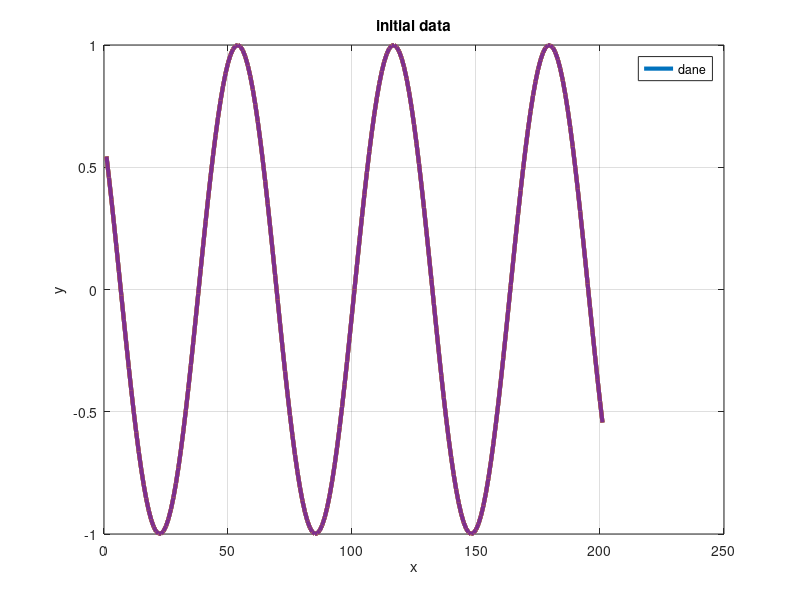
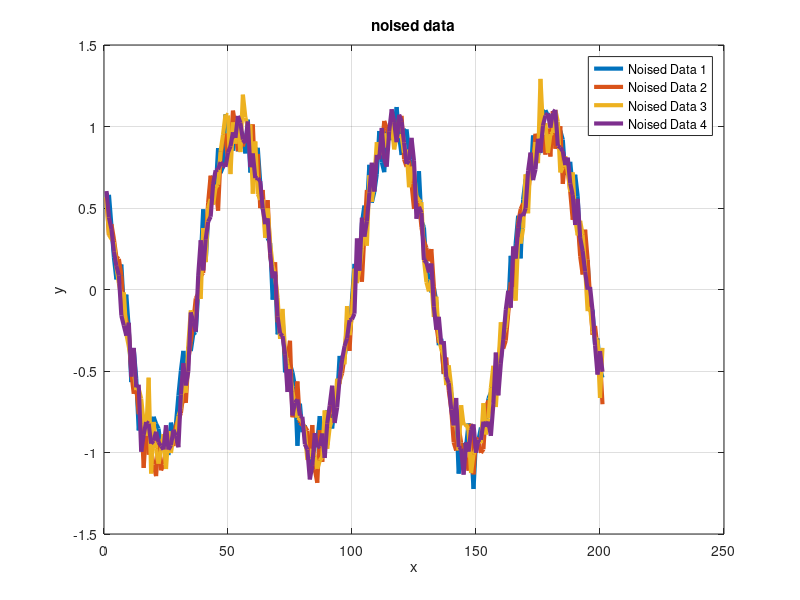
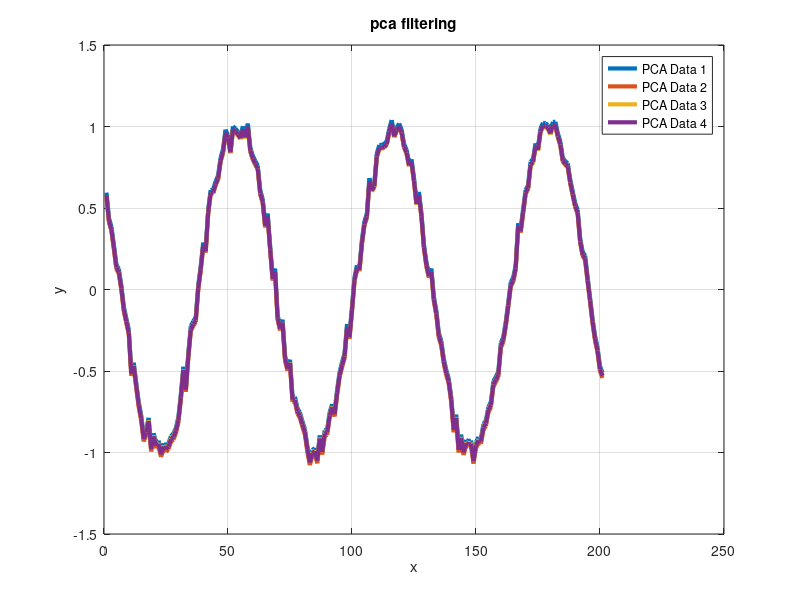

The MATLAB script that drew these images, in order:
clear all
close all
clc
data1 = -10:0.1:10;
data2 = sin(data1);
data3 = sin(data1);
data4 = sin(data1);
data5 = sin(data1);
data1 = data1';
data2 = data2';
data3 = data3';
data4 = data4';
data5 = data5';
data = [data2 data3 data4 data5];

figure(1)
plot(data, 'MarkerSize', 7, 'LineWidth', 3);
grid;
hold on;
xlabel('x');
ylabel('y');
title('initial data');
legend('dane');

n_coeff = 0.1;
data_n = data + (n_coeff * randn(size(data)));

figure(2)
plot(data_n, 'MarkerSize', 7, 'LineWidth', 3);
grid;
hold on;
xlabel('x');
ylabel('y');
title('noised data');
legend('Noised Data 1', 'Noised Data 2', 'Noised Data 3', 'Noised Data 4');

max_components = size(data_n, 2);
num_components = max_components - 3;
[coeff, score, latent, tsquared, explained, mu] = pca(data_n, 'NumComponents', 1);
data_pca = score * coeff' + mu;

figure(3)
plot(data_pca, 'MarkerSize', 7, 'LineWidth', 3);
grid;
hold on;
xlabel('x');
ylabel('y');
title('pca filtering');
legend('PCA Data 1', 'PCA Data 2', 'PCA Data 3', 'PCA Data 4');
